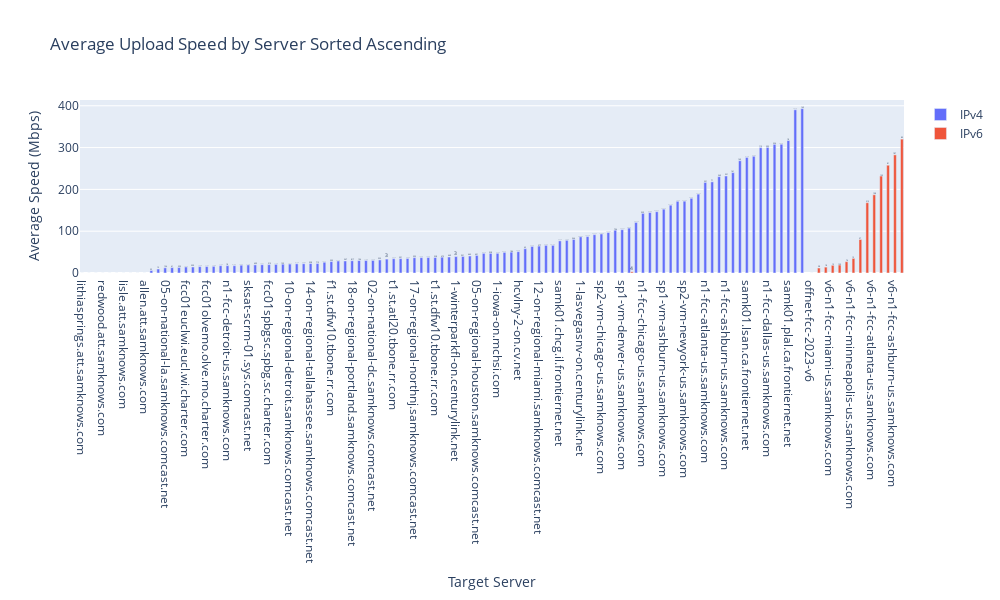

Notebook source saved alongside this figure:
### Code cell
fig2 = go.Figure()
fig2.add_trace(go.Bar(
    x=upload_ipv4_server_stats['target'],
    y=upload_ipv4_server_stats['mean'],
    name='IPv4',
    text=upload_ipv4_server_stats['count'],
    textposition='auto'
))
fig2.add_trace(go.Bar(
    x=upload_ipv6_server_stats['target'],
    y=upload_ipv6_server_stats['mean'],
    name='IPv6',
    text=upload_ipv6_server_stats['count'],
    textposition='auto'
))

fig2.update_layout(
    title='Average Upload Speed by Server Sorted Ascending',
    xaxis_title='Target Server',
    yaxis_title='Average Speed (Mbps)',
    barmode='group',
    height=600,
    width=1000
)

# fig2.write_html("../reports/viz/upload_performance/Average Upload Speed by Server Sorted Ascending.html")

### Figure 1 — Plotly figure (JSON) as saved in the notebook; plotly's stock layout.template omitted (floating-point values rounded to 4 significant figures)
{"data": [{"name": "IPv4", "text": [7.0, 10.0, 5.0, 2.0, 2.0, 6.0, 6.0, 2.0, 2.0, 4.0, 53.0, 12.0, 154.0, 61.0, 395.0, 1360.0, 230.0, 1538.0, 1197.0, 1283.0, 1156.0, 18.0, 3184.0, 1045.0, 1164.0, 609.0, 1261.0, 915.0, 1163.0, 159.0, 1011.0, 3124.0, 2487.0, 398.0, 715.0, 1077.0, 505.0, 2099.0, 547.0, 817.0, 106.0, 1133.0, 1023.0, 355.0, 3.0, 2325.0, 231.0, 2440.0, 595.0, 1064.0, 1693.0, 528.0, 675.0, 449.0, 3.0, 921.0, 442.0, 601.0, 3079.0, 328.0, 5945.0, 4565.0, 184.0, 2438.0, 65.0, 2205.0, 377.0, 2246.0, 28180.0, 2629.0, 1042.0, 564.0, 30040.0, 73530.0, 65220.0, 75880.0, 53480.0, 706.0, 29910.0, 6853.0, 43270.0, 329.0, 3083.0, 45360.0, 60810.0, 36100.0, 1392.0, 42630.0, 5534.0, 23730.0, 251.0, 71.0, 263.0, 321.0, 141.0, 160.0, 4168.0, 5082.0, 115.0, 202.0, 224.0, 6868.0, 18.0, 7974.0, 169.0], "textposition": "auto", "type": "bar", "x": ["lithiasprings.att.samknows.com", "secaucus01.att.samknows.com", "sandiego.att.samknows.com", "redwood.att.samknows.com", "orlando.att.samknows.com", "offnet-fcc-2023", "lisle.att.samknows.com", "ispsk07.windstream.net", "ispsk02.windstream.net", "allen.att.samknows.com", "16-on-regional-pima.samknows.comcast.net", "11-on-national-independence.samknows.comcast.net", "05-on-national-la.samknows.comcast.net", "24-on-regional-augusta.samknows.comcast.net", "01-on-regional-albuquerque.samknows.comcast.net", "fcc01euclwi.eucl.wi.charter.com", "fcc01oxfrma.oxfr.ma.charter.com", "f1.st.lax00.tbone.rr.com", "fcc01olvemo.olve.mo.charter.com", "t1.st.lax00.tbone.rr.com", "t1.st.dca10.tbone.rr.com", "n1-fcc-detroit-us.samknows.com", "1-atlanta-on.east.cox.net", "f1.st.dca10.tbone.rr.com", "sksat-scrm-01.sys.comcast.net", "07-on-regional-nashville.samknows.comcast.net", "sksat-crls-01.sys.comcast.net", "fcc01spbgsc.spbg.sc.charter.com", "10-on-national-denver.samknows.comcast.net", "20-on-regional-saltlakecity.samknows.comcast.net", "10-on-regional-detroit.samknows.comcast.net", "2-sandiego-on.west.cox.net", "02-on-regional-boston.samknows.comcast.net", "14-on-regional-tallahassee.samknows.comcast.net", "19-on-regional-richmond.samknows.comcast.net", "04-on-national-chicago.samknows.comcast.net", "f1.st.dfw10.tbone.rr.com", "f1.st.chi10.tbone.rr.com", "27-on-regional-woodstockatlanta.sys.comcast.net", "18-on-regional-portland.samknows.comcast.net", "1-atlantaga-on.centurylink.net", "06-on-regional-chicago.samknows.comcast.net", "02-on-national-dc.samknows.comcast.net", "25-on-regional-naples.samknows.comcast.net", "sp2-vm-ashburn-us.samknows.com", "t1.st.atl20.tbone.rr.com", "sksat-abrn-01.sys.comcast.net", "t1.st.chi10.tbone.rr.com", "17-on-regional-northnj.samknows.comcast.net", "21-on-regional-seattle.samknows.comcast.net", "fcc01mtpkca.mtpk.ca.charter.com", "t1.st.dfw10.tbone.rr.com", "03-on-national-northnj.samknows.comcast.net", "13-on-regional-atlanta.samknows.comcast.net", "1-winterparkfl-on.centurylink.net", "09-on-national-seattle.samknows.comcast.net", "08-on-national-atlanta.samknows.comcast.net", "05-on-regional-houston.samknows.comcast.net", "12-on-national-santaclara.samknows.comcast.net", "07-on-national-miami.samknows.comcast.net", "1-iowa-on.mchsi.com", "prnynj-1-on.cv.net", "15-on-regional-newcastle.samknows.comcast.net", "hcvlny-2-on.cv.net", "n1-fcc-minneapolis-us.samknows.com", "sksat-scla-01.sys.comcast.net", "12-on-regional-miami.samknows.comcast.net", "whplny-1-on.cv.net", "sp1-vm-sanjose-us.samknows.com", "samk01.chcg.il.frontiernet.net", "03-on-regional-dc.samknows.comcast.net", "f1.st.nyc20.tbone.rr.com", "1-lasvegasnv-on.centurylink.net", "sp1-vm-chicago-us.samknows.com", "sp1-vm-atlanta-us.samknows.com", "sp2-vm-chicago-us.samknows.com", "sp1-vm-losangeles-us.samknows.com", "t1.st.nyc20.tbone.rr.com", "sp1-vm-denver-us.samknows.com", "sk-1.uhnet.net", "sp1-vm-seattle-us.samknows.com", "n1-fcc-chicago-us.samknows.com", "1-seattlewa-on.centurylink.net", "sp1-vm-dallas-us.samknows.com", "sp1-vm-ashburn-us.samknows.com", "sp1-vm-newyork-us.samknows.com", "samknows.hawaiiantel.net", "sp2-vm-newyork-us.samknows.com", "samk01.asbn.va.frontiernet.net", "sp1-vm-miami-us.samknows.com", "n1-fcc-atlanta-us.samknows.com", "n1-fcc-boston-us.samknows.com", "n1-fcc-losangeles-us.samknows.com", "n1-fcc-ashburn-us.samknows.com", "n1-fcc-denver-us.samknows.com", "n1-fcc-seattle-us.samknows.com", "samk01.lsan.ca.frontiernet.net", "samk01.dlls.tx.frontiernet.net", "n1-fcc-sanjose-us.samknows.com", "n1-fcc-dallas-us.samknows.com", "n1-fcc-newyork-us.samknows.com", "restonfcc.west.verizon.net", "samk01.plal.ca.frontiernet.net", "newyorkfcc.west.verizon.net", "n1-fcc-miami-us.samknows.com"], "y": [0.0, 0.0, 0.0, 0.0, 0.0, 0.0, 0.0, 0.0, 0.0, 0.0, 5.958, 9.574, 12.44, 12.88, 13.07, 14.3, 14.37, 15.26, 15.41, 15.88, 17.47, 17.49, 17.52, 18.64, 19.21, 19.41, 19.82, 20.01, 20.52, 21.04, 21.37, 21.99, 22.16, 22.59, 22.6, 25.69, 27.33, 28.69, 28.75, 29.34, 29.76, 29.79, 30.04, 31.26, 33.29, 34.24, 34.37, 34.73, 36.68, 36.75, 36.98, 37.0, 37.79, 38.3, 39.27, 39.56, 40.64, 42.05, 46.97, 46.98, 47.03, 49.3, 49.86, 51.09, 58.17, 63.52, 64.39, 66.07, 66.1, 76.85, 78.12, 80.27, 86.52, 87.12, 91.65, 93.29, 96.71, 102.3, 103.6, 107.3, 120.9, 142.5, 144.6, 146.7, 152.7, 162.1, 171.4, 171.7, 178.7, 188.6, 216.6, 218.0, 230.4, 232.0, 240.0, 268.5, 276.4, 279.2, 299.8, 300.3, 307.6, 307.9, 316.8, 390.4, 393.1]}, {"name": "IPv6", "text": [20.0, 4.0, 38.0, 18.0, 15.0, 120.0, 74.0, 19.0, 57.0, 215.0, 108.0, 123.0, 81.0, 187.0, 80.0], "textposition": "auto", "type": "bar", "x": ["offnet-fcc-2023-v6", "sk-1.uhnet.net", "v6-n1-fcc-seattle-us.samknows.com", "v6-n1-fcc-detroit-us.samknows.com", "v6-n1-fcc-miami-us.samknows.com", "v6-n1-fcc-losangeles-us.samknows.com", "v6-n1-fcc-denver-us.samknows.com", "v6-n1-fcc-minneapolis-us.samknows.com", "v6-n1-fcc-boston-us.samknows.com", "v6-n1-fcc-chicago-us.samknows.com", "v6-n1-fcc-atlanta-us.samknows.com", "v6-n1-fcc-newyork-us.samknows.com", "v6-n1-fcc-sanjose-us.samknows.com", "v6-n1-fcc-ashburn-us.samknows.com", "v6-n1-fcc-dallas-us.samknows.com"], "y": [0.0, 2.858, 11.9, 14.05, 18.34, 19.04, 27.02, 34.92, 80.12, 168.1, 187.1, 231.8, 257.8, 282.5, 320.2]}], "layout": {"barmode": "group", "height": 600, "title": {"text": "Average Upload Speed by Server Sorted Ascending"}, "width": 1000, "xaxis": {"title": {"text": "Target Server"}}, "yaxis": {"title": {"text": "Average Speed (Mbps)"}}}}
